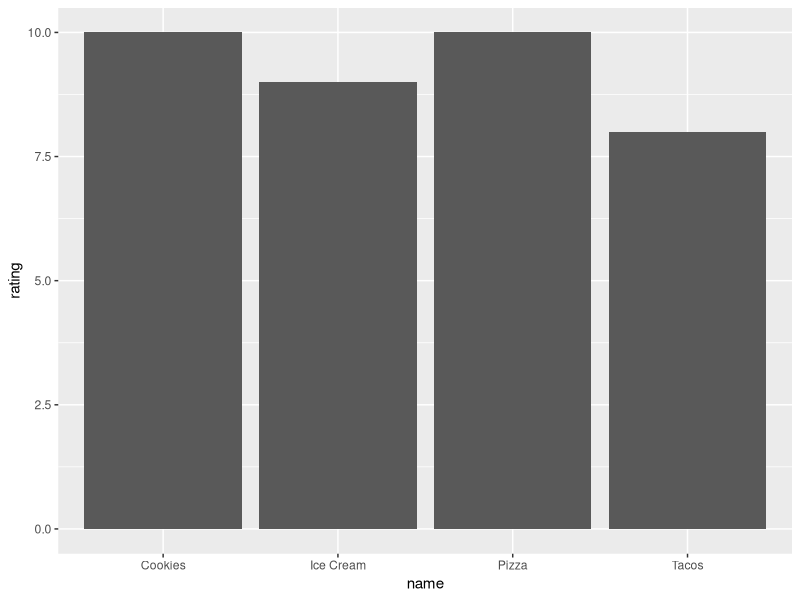
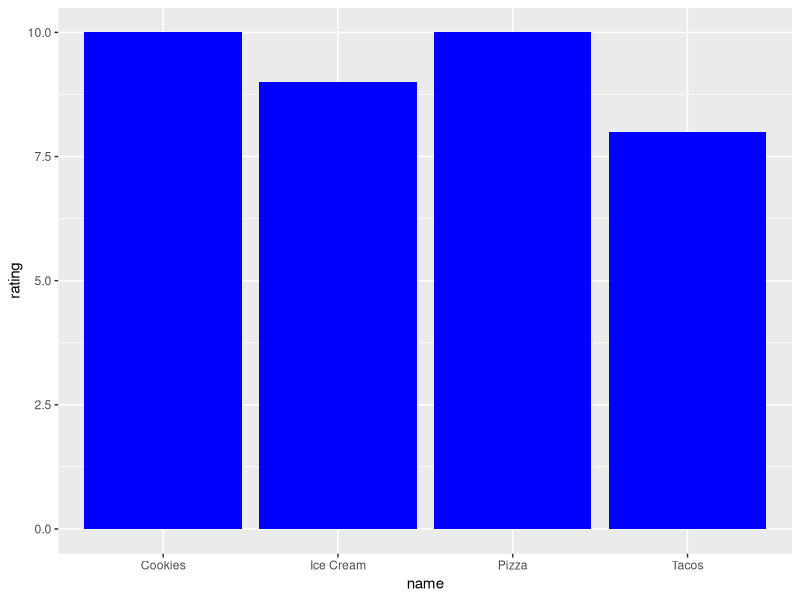
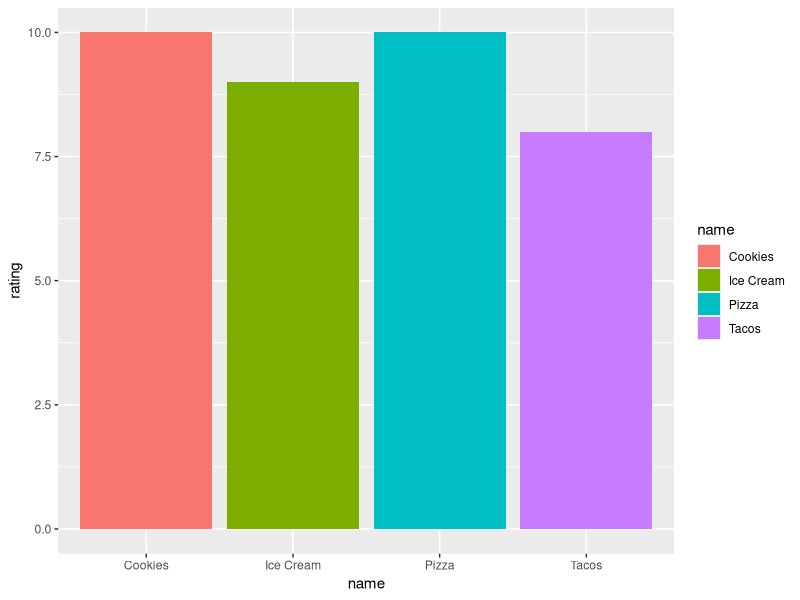
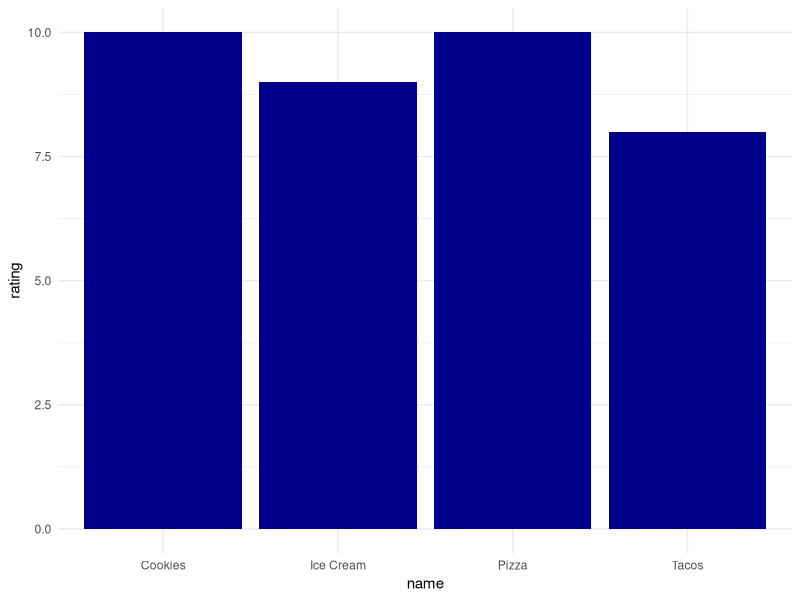
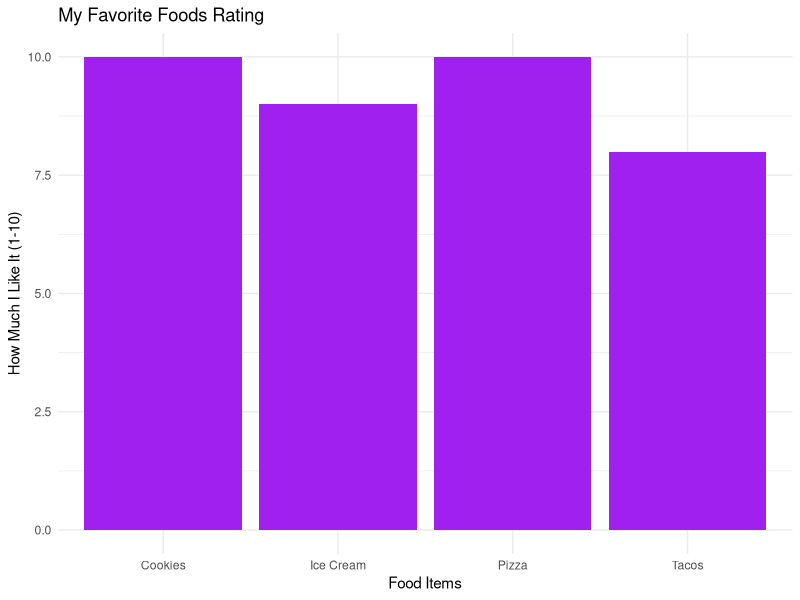
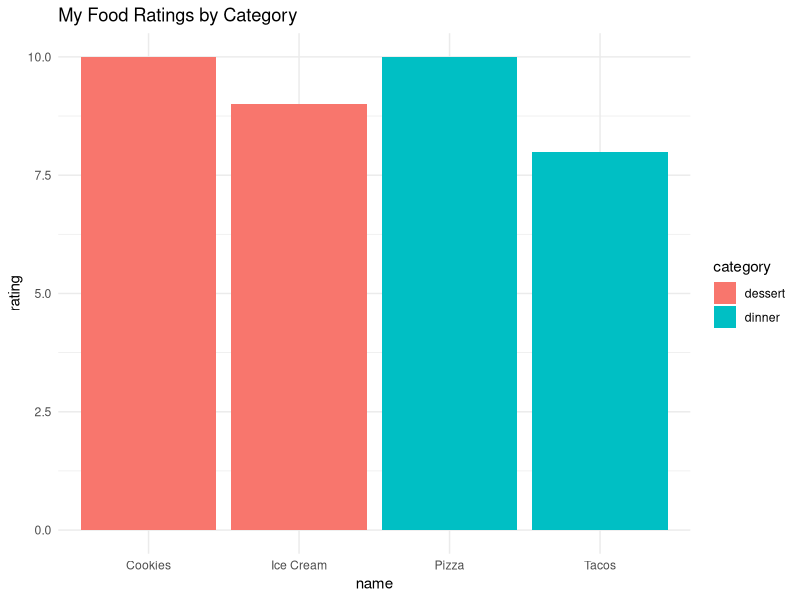

R code for these plots, in order:
## ---- chunk 1
library(ggplot2)
## ---- chunk 2
# Example dataframe (replace with yours from Spell 8)
my_data <- data.frame(
  name = c("Pizza", "Ice Cream", "Tacos", "Cookies"),
  rating = c(10, 9, 8, 10),
  category = c("dinner", "dessert", "dinner", "dessert")
)

# Create your first plot with YOUR data!
ggplot(my_data, aes(x = name, y = rating)) +
  geom_col()
## ---- chunk 3
ggplot(my_data, aes(x = name, y = rating)) +
  geom_col(fill = "blue")    # Try different colors: "red", "green", "purple", "orange"

# Try this too - different color for each bar!
ggplot(my_data, aes(x = name, y = rating, fill = name)) +
  geom_col()
## ---- chunk 4
ggplot(my_data, aes(x = name, y = rating)) +
  geom_col(fill = "darkblue") +
  theme_minimal()    # Makes it look clean and modern!

# Try other themes: theme_classic(), theme_dark(), theme_void()
## ---- chunk 5
ggplot(my_data, aes(x = name, y = rating)) +
  geom_col(fill = "purple") +
  theme_minimal() +
  labs(
    title = "My Favorite Foods Rating",     # Main title
    x = "Food Items",                       # X-axis label  
    y = "How Much I Like It (1-10)"        # Y-axis label
  )
## ---- chunk 6
ggplot(my_data, aes(x = name, y = rating, fill = category)) +
  geom_col() +
  theme_minimal() +
  labs(title = "My Food Ratings by Category")
